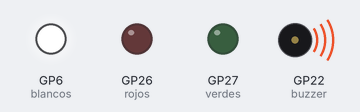
Simulated run of this program. Board: Raspberry Pi Pico running MicroPython. Shown: output pins drawn as LEDs (lit = HIGH), buzzer (waves = sounding). Threads take turns every 2 ms.

Above: at 0.25 s.
At 7.75 s:
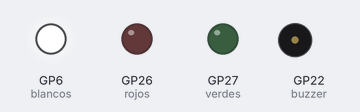
At 12.3 s:
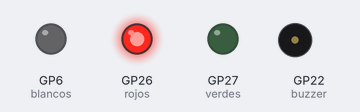
At 19.3 s:
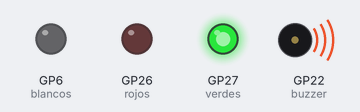
At 21.25 s:
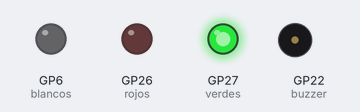
At 38.6 s:
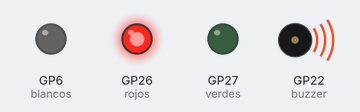
Timing chart, 0 to 40.0 s (numbered marks = the images above):
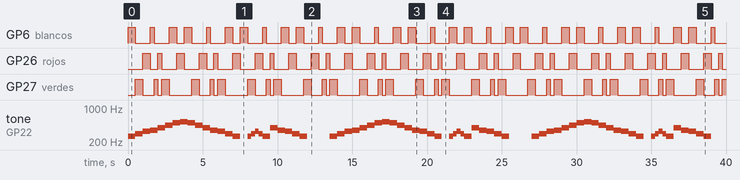

Measured:
- by itself, GP6 (blancos): repeats every 3.8 s: LOW 1.0 s, HIGH 0.25 s, LOW 1.0 s, HIGH 0.50 s, LOW 0.50 s, HIGH 0.50 s
- by itself, GP26 (rojos): repeats every 3.8 s: LOW 0.50 s, HIGH 0.25 s, 2 × (LOW 1.0 s, HIGH 0.50 s)
- by itself, GP27 (verdes): repeats every 3.8 s: LOW 0.75 s, HIGH 0.25 s, LOW 0.25 s, HIGH 0.50 s, LOW 1.5 s, HIGH 0.50 s
- by itself, tone on GP22 (buzzer): plays 261 Hz for 0.50 s, 293 Hz for 0.50 s, 329 Hz for 0.50 s, 349 Hz for 0.50 s, 392 Hz for 0.50 s, 440 Hz for 0.50 s … (75 notes in this stretch)

The program:

Leccion_9.py
```python
from machine import Pin, PWM
import time
import _thread

# Configuración del buzzer
buzzer = PWM(Pin(22))

# Configuración de los LEDs
blancos = Pin(6, Pin.OUT)
verdes = Pin(27, Pin.OUT)
rojos = Pin(26, Pin.OUT)

# Diccionario de notas musicales
notas = {
    'Do': 261, 'Re': 293, 'Mi': 329, 'Fa': 349, 'Sol': 392,
    'La': 440, 'Si': 493, 'Do*': 523, 'Re*': 587, 'Mi*': 659,
    'Silencio': 0
}

# Melodía extendida (nota, duración en segundos)
melodia = [
    ('Do', 0.5), ('Re', 0.5), ('Mi', 0.5), ('Fa', 0.5),
    ('Sol', 0.5), ('La', 0.5), ('Si', 0.5), ('Do*', 0.5),
    ('Si', 0.5), ('La', 0.5), ('Sol', 0.5), ('Fa', 0.5),
    ('Mi', 0.5), ('Re', 0.5), ('Do', 0.5),
    ('Silencio', 0.5),
    ('Do', 0.25), ('Re', 0.25), ('Mi', 0.25), ('Re', 0.25),
    ('Do', 0.5), ('Sol', 0.5), ('Fa', 0.5), ('Mi', 0.5),
    ('Re', 0.5), ('Do', 0.5), ('Silencio', 0.5)
]

# Secuencia de luces (LED, duración en segundos)
luces = [
    (blancos, 0.5), (verdes, 0.5), (rojos, 0.5),
    (blancos, 0.25), (verdes, 0.25), (rojos, 0.25),
    (verdes, 0.5), (blancos, 0.5), (rojos, 0.5)
]

# Función para reproducir la melodía
def reproducir_melodia():
    while True:
        for nota, duracion in melodia:
            frecuencia = notas[nota]
            if frecuencia == 0:  # Silencio
                buzzer.duty_u16(0)
            else:
                buzzer.freq(frecuencia)
                buzzer.duty_u16(10000)
            time.sleep(duracion)
        buzzer.duty_u16(0)  # Apagar buzzer al final de la melodía
        time.sleep(1)

# Función para controlar las luces
def controlar_luces():
    while True:
        for led, duracion in luces:
            led.on()
            time.sleep(duracion)
            led.off()

# Ejecutar funciones en paralelo con los dos núcleos
_thread.start_new_thread(reproducir_melodia, ())  # Core 1
controlar_luces()  # Core 0
```
